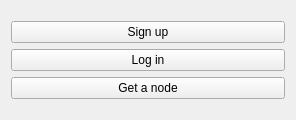
<?xml version="1.0" encoding="UTF-8"?>
<ui version="4.0">
 <class>StartingWindow</class>
 <widget class="QWidget" name="StartingWindow">
  <property name="geometry">
   <rect>
    <x>0</x>
    <y>0</y>
    <width>296</width>
    <height>120</height>
   </rect>
  </property>
  <property name="windowTitle">
   <string>Authorization</string>
  </property>
  <layout class="QGridLayout" name="gridLayout">
   <item row="0" column="0">
    <layout class="QVBoxLayout" name="verticalLayout">
     <item>
      <widget class="QPushButton" name="signUpBtn">
       <property name="text">
        <string>Sign up</string>
       </property>
      </widget>
     </item>
     <item>
      <widget class="QPushButton" name="logInBtn">
       <property name="text">
        <string>Log in</string>
       </property>
      </widget>
     </item>
     <item>
      <widget class="QPushButton" name="getNodeBtn">
       <property name="text">
        <string>Get a node</string>
       </property>
      </widget>
     </item>
    </layout>
   </item>
  </layout>
 </widget>
 <resources/>
 <connections/>
</ui>
